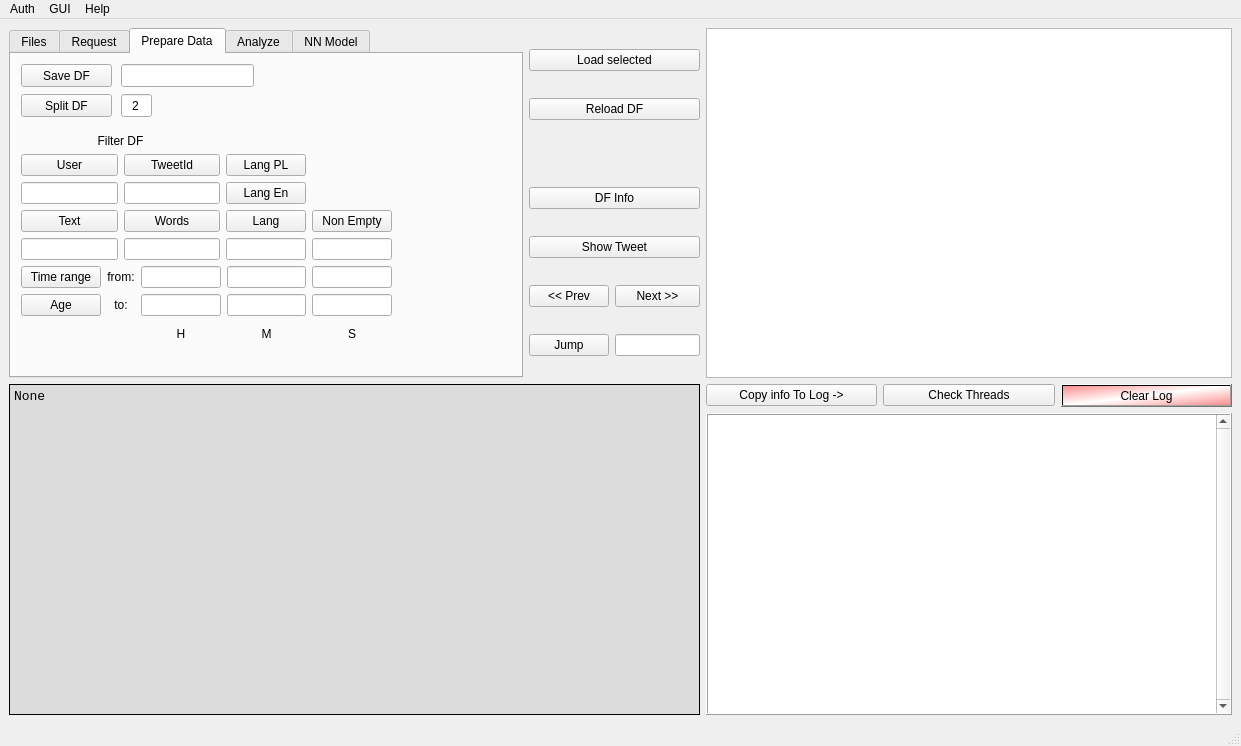
<?xml version="1.0" encoding="UTF-8"?>
<ui version="4.0">
 <class>MainWindow</class>
 <widget class="QMainWindow" name="MainWindow">
  <property name="geometry">
   <rect>
    <x>0</x>
    <y>0</y>
    <width>1241</width>
    <height>746</height>
   </rect>
  </property>
  <property name="windowTitle">
   <string>MainWindow</string>
  </property>
  <widget class="QWidget" name="centralwidget">
   <layout class="QGridLayout" name="gridLayout">
    <item row="0" column="0">
     <layout class="QGridLayout" name="MainGrid" rowstretch="1,0,2" columnstretch="3,1,1,1,1" rowminimumheight="350,20,300" columnminimumwidth="400,100,150,100,100">
      <property name="leftMargin">
       <number>0</number>
      </property>
      <item row="1" column="3">
       <widget class="QPushButton" name="pushButton_check_threads">
        <property name="toolTip">
         <string>Check currently runing threads and print status.</string>
        </property>
        <property name="styleSheet">
         <string notr="true"/>
        </property>
        <property name="text">
         <string>Check Threads</string>
        </property>
       </widget>
      </item>
      <item row="1" column="0" rowspan="2" colspan="2">
       <widget class="QPlainTextEdit" name="plainTextEdit_info">
        <property name="font">
         <font>
          <family>Consolas</family>
          <pointsize>10</pointsize>
         </font>
        </property>
        <property name="styleSheet">
         <string notr="true">background-color: rgb(220, 220, 220);

</string>
        </property>
        <property name="frameShape">
         <enum>QFrame::Panel</enum>
        </property>
        <property name="frameShadow">
         <enum>QFrame::Plain</enum>
        </property>
        <property name="lineWidth">
         <number>1</number>
        </property>
        <property name="lineWrapMode">
         <enum>QPlainTextEdit::NoWrap</enum>
        </property>
        <property name="plainText">
         <string>None</string>
        </property>
       </widget>
      </item>
      <item row="1" column="4">
       <widget class="QPushButton" name="pushButton_clear_log">
        <property name="styleSheet">
         <string notr="true">background-color: qlineargradient(spread:reflect, x1:0.5, y1:0.5, x2:0, y2:0.028, stop:0 rgba(255, 255, 255, 255), stop:1 rgba(255, 144, 144, 255));</string>
        </property>
        <property name="text">
         <string>Clear Log</string>
        </property>
       </widget>
      </item>
      <item row="2" column="2" colspan="3">
       <widget class="QTextEdit" name="textEdit_log">
        <property name="font">
         <font>
          <family>Consolas</family>
          <pointsize>10</pointsize>
         </font>
        </property>
        <property name="frameShape">
         <enum>QFrame::Box</enum>
        </property>
        <property name="frameShadow">
         <enum>QFrame::Raised</enum>
        </property>
        <property name="verticalScrollBarPolicy">
         <enum>Qt::ScrollBarAlwaysOn</enum>
        </property>
        <property name="lineWrapMode">
         <enum>QTextEdit::NoWrap</enum>
        </property>
        <property name="lineWrapColumnOrWidth">
         <number>0</number>
        </property>
        <property name="html">
         <string>&lt;!DOCTYPE HTML PUBLIC &quot;-//W3C//DTD HTML 4.0//EN&quot; &quot;http://www.w3.org/TR/REC-html40/strict.dtd&quot;&gt;
&lt;html&gt;&lt;head&gt;&lt;meta name=&quot;qrichtext&quot; content=&quot;1&quot; /&gt;&lt;style type=&quot;text/css&quot;&gt;
p, li { white-space: pre-wrap; }
&lt;/style&gt;&lt;/head&gt;&lt;body style=&quot; font-family:'Consolas'; font-size:10pt; font-weight:400; font-style:normal;&quot;&gt;
&lt;p style=&quot;-qt-paragraph-type:empty; margin-top:0px; margin-bottom:0px; margin-left:0px; margin-right:0px; -qt-block-indent:0; text-indent:0px; font-family:'MS Shell Dlg 2'; font-size:8.25pt;&quot;&gt;&lt;br /&gt;&lt;/p&gt;&lt;/body&gt;&lt;/html&gt;</string>
        </property>
       </widget>
      </item>
      <item row="1" column="2">
       <widget class="QPushButton" name="pushButton_Info_screenLog">
        <property name="styleSheet">
         <string notr="true"/>
        </property>
        <property name="text">
         <string>Copy info To Log -&gt;</string>
        </property>
       </widget>
      </item>
      <item row="0" column="2" colspan="3">
       <widget class="QTreeView" name="treeView">
        <property name="font">
         <font>
          <family>Consolas</family>
          <pointsize>10</pointsize>
         </font>
        </property>
        <property name="selectionMode">
         <enum>QAbstractItemView::MultiSelection</enum>
        </property>
       </widget>
      </item>
      <item row="0" column="1">
       <layout class="QGridLayout" name="DisplayTweetsGrid" columnstretch="0,0" columnminimumwidth="50,50">
        <property name="sizeConstraint">
         <enum>QLayout::SetFixedSize</enum>
        </property>
        <item row="7" column="1">
         <widget class="QLineEdit" name="lineEdit_JumpToTweet">
          <property name="toolTip">
           <string>Input index for Jump button.</string>
          </property>
         </widget>
        </item>
        <item row="5" column="0" colspan="2">
         <widget class="QPushButton" name="pushButton_ShowTweet">
          <property name="toolTip">
           <string>Show first Tweet from DF</string>
          </property>
          <property name="text">
           <string>Show Tweet</string>
          </property>
         </widget>
        </item>
        <item row="6" column="0">
         <widget class="QPushButton" name="pushButton_PreviousTweet">
          <property name="toolTip">
           <string>Show previous Tweet from DF</string>
          </property>
          <property name="text">
           <string>&lt;&lt; Prev</string>
          </property>
         </widget>
        </item>
        <item row="1" column="0" colspan="2">
         <widget class="QPushButton" name="pushButton_reload_DF">
          <property name="toolTip">
           <string>Reload DF from the same files again.</string>
          </property>
          <property name="text">
           <string>Reload DF</string>
          </property>
         </widget>
        </item>
        <item row="6" column="1">
         <widget class="QPushButton" name="pushButton_NextTweet">
          <property name="toolTip">
           <string>Show next Tweet from DF</string>
          </property>
          <property name="text">
           <string>Next &gt;&gt;</string>
          </property>
         </widget>
        </item>
        <item row="7" column="0">
         <widget class="QPushButton" name="pushButton_JumpToTweet">
          <property name="toolTip">
           <string>Jumps to Tweet in DF, define index in box.</string>
          </property>
          <property name="text">
           <string>Jump</string>
          </property>
         </widget>
        </item>
        <item row="3" column="0" colspan="2">
         <widget class="QPushButton" name="pushButton_showTweets">
          <property name="toolTip">
           <string>Shows currently loaded DF</string>
          </property>
          <property name="styleSheet">
           <string notr="true"/>
          </property>
          <property name="text">
           <string>DF Info</string>
          </property>
         </widget>
        </item>
        <item row="0" column="0" colspan="2">
         <widget class="QPushButton" name="pushButton_load_selected_csv_2">
          <property name="toolTip">
           <string>Loads files from tree.</string>
          </property>
          <property name="text">
           <string>Load selected</string>
          </property>
         </widget>
        </item>
        <item row="2" column="0">
         <spacer name="verticalSpacer">
          <property name="orientation">
           <enum>Qt::Vertical</enum>
          </property>
          <property name="sizeType">
           <enum>QSizePolicy::Minimum</enum>
          </property>
          <property name="sizeHint" stdset="0">
           <size>
            <width>20</width>
            <height>40</height>
           </size>
          </property>
         </spacer>
        </item>
       </layout>
      </item>
      <item row="0" column="0">
       <widget class="QTabWidget" name="tabWidget">
        <property name="toolTip">
         <string/>
        </property>
        <property name="toolTipDuration">
         <number>-1</number>
        </property>
        <property name="currentIndex">
         <number>2</number>
        </property>
        <widget class="QWidget" name="Files">
         <attribute name="title">
          <string>Files</string>
         </attribute>
         <attribute name="toolTip">
          <string>Manage Tweet Files in 'tweets' directory</string>
         </attribute>
         <widget class="QPushButton" name="pushButton_delete100">
          <property name="geometry">
           <rect>
            <x>10</x>
            <y>180</y>
            <width>91</width>
            <height>21</height>
           </rect>
          </property>
          <property name="toolTip">
           <string>Delete CSV files that have less than 100 Tweets</string>
          </property>
          <property name="toolTipDuration">
           <number>-1</number>
          </property>
          <property name="text">
           <string>Delete &lt; 100</string>
          </property>
         </widget>
         <widget class="QPushButton" name="pushButton_deleteSelected">
          <property name="geometry">
           <rect>
            <x>10</x>
            <y>240</y>
            <width>91</width>
            <height>23</height>
           </rect>
          </property>
          <property name="toolTip">
           <string>Delete files selected in Tree</string>
          </property>
          <property name="styleSheet">
           <string notr="true">background-color: qlineargradient(spread:reflect, x1:0.5, y1:0.5, x2:0, y2:0.028, stop:0 rgba(255, 255, 255, 255), stop:1 rgba(255, 144, 144, 255));</string>
          </property>
          <property name="text">
           <string>Delete Selected</string>
          </property>
         </widget>
         <widget class="QPushButton" name="pushButton_delete500">
          <property name="geometry">
           <rect>
            <x>10</x>
            <y>210</y>
            <width>91</width>
            <height>21</height>
           </rect>
          </property>
          <property name="toolTip">
           <string>Delete CSV files that have less than 500 Tweets</string>
          </property>
          <property name="toolTipDuration">
           <number>-1</number>
          </property>
          <property name="text">
           <string>Delete &lt; 500</string>
          </property>
         </widget>
         <widget class="QPushButton" name="pushButton_merge_selected">
          <property name="geometry">
           <rect>
            <x>10</x>
            <y>40</y>
            <width>91</width>
            <height>23</height>
           </rect>
          </property>
          <property name="toolTip">
           <string>Merge Selected Files to new file.</string>
          </property>
          <property name="toolTipDuration">
           <number>-1</number>
          </property>
          <property name="text">
           <string>Merge Selected</string>
          </property>
         </widget>
         <widget class="QFrame" name="frame">
          <property name="geometry">
           <rect>
            <x>0</x>
            <y>150</y>
            <width>111</width>
            <height>121</height>
           </rect>
          </property>
          <property name="frameShape">
           <enum>QFrame::StyledPanel</enum>
          </property>
          <property name="frameShadow">
           <enum>QFrame::Sunken</enum>
          </property>
          <widget class="QLabel" name="label_3">
           <property name="geometry">
            <rect>
             <x>30</x>
             <y>10</y>
             <width>47</width>
             <height>13</height>
            </rect>
           </property>
           <property name="text">
            <string>Cleanup:</string>
           </property>
          </widget>
         </widget>
         <widget class="QPushButton" name="pushButton_load_selected_csv">
          <property name="geometry">
           <rect>
            <x>10</x>
            <y>10</y>
            <width>91</width>
            <height>23</height>
           </rect>
          </property>
          <property name="text">
           <string>Load selected</string>
          </property>
         </widget>
         <zorder>frame</zorder>
         <zorder>pushButton_delete100</zorder>
         <zorder>pushButton_deleteSelected</zorder>
         <zorder>pushButton_delete500</zorder>
         <zorder>pushButton_merge_selected</zorder>
         <zorder>pushButton_load_selected_csv</zorder>
        </widget>
        <widget class="QWidget" name="Request">
         <attribute name="title">
          <string>Request</string>
         </attribute>
         <attribute name="toolTip">
          <string>Collect Tweets from tweeter</string>
         </attribute>
         <widget class="QPushButton" name="pushButton_collect1">
          <property name="geometry">
           <rect>
            <x>10</x>
            <y>10</y>
            <width>141</width>
            <height>23</height>
           </rect>
          </property>
          <property name="text">
           <string>1 Chunk</string>
          </property>
         </widget>
         <widget class="QPushButton" name="pushButton_collect10">
          <property name="geometry">
           <rect>
            <x>10</x>
            <y>40</y>
            <width>141</width>
            <height>23</height>
           </rect>
          </property>
          <property name="text">
           <string>10 Chunks : 10mins</string>
          </property>
         </widget>
         <widget class="QLabel" name="label">
          <property name="geometry">
           <rect>
            <x>220</x>
            <y>10</y>
            <width>81</width>
            <height>21</height>
           </rect>
          </property>
          <property name="text">
           <string>Logged in:</string>
          </property>
         </widget>
         <widget class="QLabel" name="label_login_status">
          <property name="geometry">
           <rect>
            <x>220</x>
            <y>40</y>
            <width>91</width>
            <height>21</height>
           </rect>
          </property>
          <property name="mouseTracking">
           <bool>false</bool>
          </property>
          <property name="styleSheet">
           <string notr="true">background-color: rgb(255, 149, 151);
color: rgb(255, 255, 255);</string>
          </property>
          <property name="text">
           <string>Not logged in</string>
          </property>
          <property name="alignment">
           <set>Qt::AlignCenter</set>
          </property>
         </widget>
         <widget class="QPushButton" name="pushButton_11111111111111">
          <property name="geometry">
           <rect>
            <x>10</x>
            <y>70</y>
            <width>141</width>
            <height>23</height>
           </rect>
          </property>
          <property name="text">
           <string>Request parent Tweets</string>
          </property>
         </widget>
         <widget class="QPushButton" name="pushButton_Request_Status">
          <property name="geometry">
           <rect>
            <x>10</x>
            <y>100</y>
            <width>141</width>
            <height>23</height>
           </rect>
          </property>
          <property name="toolTip">
           <string>Put Tweet id (status) number in box</string>
          </property>
          <property name="text">
           <string>Request tweet</string>
          </property>
         </widget>
         <widget class="QLineEdit" name="lineEdit_request_statusId">
          <property name="geometry">
           <rect>
            <x>160</x>
            <y>100</y>
            <width>151</width>
            <height>23</height>
           </rect>
          </property>
          <property name="toolTip">
           <string>Input index for Jump button.</string>
          </property>
         </widget>
        </widget>
        <widget class="QWidget" name="PrepareData">
         <attribute name="title">
          <string>Prepare Data</string>
         </attribute>
         <attribute name="toolTip">
          <string>Analyze loaded DF</string>
         </attribute>
         <widget class="QPushButton" name="pushButton_export_DF">
          <property name="geometry">
           <rect>
            <x>10</x>
            <y>10</y>
            <width>91</width>
            <height>23</height>
           </rect>
          </property>
          <property name="toolTip">
           <string>Save DF to .csv File</string>
          </property>
          <property name="text">
           <string>Save DF</string>
          </property>
         </widget>
         <widget class="QLineEdit" name="lineEdit_DF_comment">
          <property name="geometry">
           <rect>
            <x>110</x>
            <y>10</y>
            <width>133</width>
            <height>23</height>
           </rect>
          </property>
          <property name="toolTip">
           <string>You can Add some comment to file name</string>
          </property>
         </widget>
         <widget class="QPushButton" name="pushButton_export_DF_7">
          <property name="geometry">
           <rect>
            <x>10</x>
            <y>40</y>
            <width>91</width>
            <height>23</height>
           </rect>
          </property>
          <property name="toolTip">
           <string>Split DF into X pieces and saves.</string>
          </property>
          <property name="text">
           <string>Split DF</string>
          </property>
         </widget>
         <widget class="QLineEdit" name="lineEdit_DF_comment_3">
          <property name="geometry">
           <rect>
            <x>110</x>
            <y>40</y>
            <width>31</width>
            <height>23</height>
           </rect>
          </property>
          <property name="toolTip">
           <string>Number of pieces to split.</string>
          </property>
          <property name="text">
           <string>2</string>
          </property>
          <property name="alignment">
           <set>Qt::AlignCenter</set>
          </property>
         </widget>
         <widget class="QWidget" name="verticalLayoutWidget_3">
          <property name="geometry">
           <rect>
            <x>10</x>
            <y>80</y>
            <width>371</width>
            <height>211</height>
           </rect>
          </property>
          <layout class="QVBoxLayout" name="Vertical_Filters">
           <item>
            <layout class="QGridLayout" name="gridLayout_DataFilters" columnstretch="2,2,1,1">
             <item row="1" column="0">
              <widget class="QPushButton" name="pushButton_export_DF_6">
               <property name="toolTip">
                <string>Save DF to .csv File</string>
               </property>
               <property name="text">
                <string>User</string>
               </property>
              </widget>
             </item>
             <item row="3" column="3">
              <widget class="QPushButton" name="pushButton_FilterDF_by_Key">
               <property name="toolTip">
                <string>Filter tweets with valused instead of None, put category</string>
               </property>
               <property name="text">
                <string>Non Empty</string>
               </property>
              </widget>
             </item>
             <item row="2" column="2">
              <widget class="QPushButton" name="pushButton_FilterDF_Lang_English">
               <property name="toolTip">
                <string>Filter DF, english</string>
               </property>
               <property name="text">
                <string>Lang En</string>
               </property>
              </widget>
             </item>
             <item row="3" column="2">
              <widget class="QPushButton" name="pushButton_FilterDF_Lang_Other">
               <property name="toolTip">
                <string>Filter DF, put language below</string>
               </property>
               <property name="text">
                <string>Lang</string>
               </property>
              </widget>
             </item>
             <item row="0" column="0" colspan="2">
              <widget class="QLabel" name="label_6">
               <property name="text">
                <string>Filter DF</string>
               </property>
               <property name="alignment">
                <set>Qt::AlignCenter</set>
               </property>
              </widget>
             </item>
             <item row="3" column="0">
              <widget class="QPushButton" name="pushButton_export_DF_9">
               <property name="toolTip">
                <string>Save DF to .csv File</string>
               </property>
               <property name="text">
                <string>Text</string>
               </property>
              </widget>
             </item>
             <item row="4" column="1">
              <widget class="QLineEdit" name="lineEdit_DF_comment_5">
               <property name="toolTip">
                <string>You can Add some comment to file name</string>
               </property>
              </widget>
             </item>
             <item row="1" column="1">
              <widget class="QPushButton" name="pushButton_export_DF_10">
               <property name="toolTip">
                <string>Save DF to .csv File</string>
               </property>
               <property name="text">
                <string>TweetId</string>
               </property>
              </widget>
             </item>
             <item row="1" column="2">
              <widget class="QPushButton" name="pushButton_FilterDF_Lang_Polish">
               <property name="toolTip">
                <string>Filter DF, polish</string>
               </property>
               <property name="text">
                <string>Lang PL</string>
               </property>
              </widget>
             </item>
             <item row="4" column="0">
              <widget class="QLineEdit" name="lineEdit_DF_comment_7">
               <property name="toolTip">
                <string>You can Add some comment to file name</string>
               </property>
              </widget>
             </item>
             <item row="4" column="3">
              <widget class="QLineEdit" name="lineEdit_filterKeyinput">
               <property name="toolTip">
                <string>Key input</string>
               </property>
              </widget>
             </item>
             <item row="2" column="0">
              <widget class="QLineEdit" name="lineEdit_DF_comment_2">
               <property name="toolTip">
                <string>You can Add some comment to file name</string>
               </property>
              </widget>
             </item>
             <item row="2" column="1">
              <widget class="QLineEdit" name="lineEdit_DF_comment_6">
               <property name="toolTip">
                <string>You can Add some comment to file name</string>
               </property>
              </widget>
             </item>
             <item row="3" column="1">
              <widget class="QPushButton" name="pushButton_export_DF_11">
               <property name="toolTip">
                <string>Save DF to .csv File</string>
               </property>
               <property name="text">
                <string>Words</string>
               </property>
              </widget>
             </item>
             <item row="4" column="2">
              <widget class="QLineEdit" name="lineEdit_FilterLangOther">
               <property name="toolTip">
                <string>input for Lang Button</string>
               </property>
              </widget>
             </item>
            </layout>
           </item>
           <item>
            <layout class="QGridLayout" name="gridLayout_TimeFilters" columnstretch="2,0,0,0,0">
             <item row="1" column="0">
              <widget class="QPushButton" name="pushButton_export_DF_26">
               <property name="toolTip">
                <string>Save DF to .csv File</string>
               </property>
               <property name="text">
                <string>Age</string>
               </property>
              </widget>
             </item>
             <item row="0" column="0">
              <widget class="QPushButton" name="pushButton_export_DF_18">
               <property name="toolTip">
                <string>Save DF to .csv File</string>
               </property>
               <property name="text">
                <string>Time range</string>
               </property>
              </widget>
             </item>
             <item row="1" column="2">
              <widget class="QLineEdit" name="lineEdit_DF_comment_16">
               <property name="toolTip">
                <string>You can Add some comment to file name</string>
               </property>
              </widget>
             </item>
             <item row="0" column="3">
              <widget class="QLineEdit" name="lineEdit_DF_comment_10">
               <property name="toolTip">
                <string>You can Add some comment to file name</string>
               </property>
              </widget>
             </item>
             <item row="1" column="3">
              <widget class="QLineEdit" name="lineEdit_DF_comment_17">
               <property name="toolTip">
                <string>You can Add some comment to file name</string>
               </property>
              </widget>
             </item>
             <item row="1" column="1">
              <widget class="QLabel" name="label_10">
               <property name="text">
                <string>to:</string>
               </property>
               <property name="alignment">
                <set>Qt::AlignCenter</set>
               </property>
              </widget>
             </item>
             <item row="0" column="2">
              <widget class="QLineEdit" name="lineEdit_DF_comment_15">
               <property name="toolTip">
                <string>You can Add some comment to file name</string>
               </property>
              </widget>
             </item>
             <item row="2" column="3">
              <widget class="QLabel" name="label_5">
               <property name="text">
                <string>M</string>
               </property>
               <property name="alignment">
                <set>Qt::AlignCenter</set>
               </property>
              </widget>
             </item>
             <item row="0" column="1">
              <widget class="QLabel" name="label_9">
               <property name="text">
                <string>from:</string>
               </property>
               <property name="alignment">
                <set>Qt::AlignCenter</set>
               </property>
              </widget>
             </item>
             <item row="2" column="2">
              <widget class="QLabel" name="label_4">
               <property name="text">
                <string>H</string>
               </property>
               <property name="alignment">
                <set>Qt::AlignCenter</set>
               </property>
              </widget>
             </item>
             <item row="1" column="4">
              <widget class="QLineEdit" name="lineEdit_DF_comment_9">
               <property name="toolTip">
                <string>You can Add some comment to file name</string>
               </property>
              </widget>
             </item>
             <item row="2" column="4">
              <widget class="QLabel" name="label_7">
               <property name="text">
                <string>S</string>
               </property>
               <property name="alignment">
                <set>Qt::AlignCenter</set>
               </property>
              </widget>
             </item>
             <item row="0" column="4">
              <widget class="QLineEdit" name="lineEdit_DF_comment_8">
               <property name="toolTip">
                <string>You can Add some comment to file name</string>
               </property>
              </widget>
             </item>
            </layout>
           </item>
          </layout>
         </widget>
        </widget>
        <widget class="QWidget" name="Analyze">
         <attribute name="title">
          <string>Analyze</string>
         </attribute>
        </widget>
        <widget class="QWidget" name="Model">
         <attribute name="title">
          <string>NN Model</string>
         </attribute>
        </widget>
       </widget>
      </item>
     </layout>
    </item>
   </layout>
  </widget>
  <widget class="QMenuBar" name="menubar">
   <property name="geometry">
    <rect>
     <x>0</x>
     <y>0</y>
     <width>1241</width>
     <height>21</height>
    </rect>
   </property>
   <widget class="QMenu" name="actionMenuAuth">
    <property name="title">
     <string>Auth</string>
    </property>
    <addaction name="actionLogin"/>
    <addaction name="actionWho_am_I"/>
   </widget>
   <widget class="QMenu" name="actionMenuRefresh_Gui">
    <property name="title">
     <string>GUI</string>
    </property>
    <addaction name="actionRefresh_GUI"/>
   </widget>
   <widget class="QMenu" name="menuHelp">
    <property name="title">
     <string>Help</string>
    </property>
    <addaction name="actionTweet_Description"/>
   </widget>
   <addaction name="actionMenuAuth"/>
   <addaction name="actionMenuRefresh_Gui"/>
   <addaction name="menuHelp"/>
  </widget>
  <widget class="QStatusBar" name="statusbar"/>
  <action name="actionLogin">
   <property name="text">
    <string>Login</string>
   </property>
  </action>
  <action name="actionRefresh_GUI">
   <property name="text">
    <string>Refresh</string>
   </property>
  </action>
  <action name="actionWho_am_I">
   <property name="text">
    <string>Who am I?</string>
   </property>
  </action>
  <action name="actionTweet_Description">
   <property name="text">
    <string>Tweet Description</string>
   </property>
  </action>
 </widget>
 <resources/>
 <connections/>
</ui>
